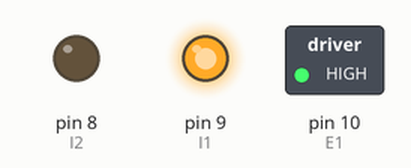
Simulated run of this sketch. Board: Arduino Uno, built with avr-gcc and run on an emulated ATmega328P. Parts: switched loads named in the sketch (green lamp = pin HIGH), output pins drawn as LEDs (lit = HIGH).

Above: at 2.0 s.
At 5.0 s:
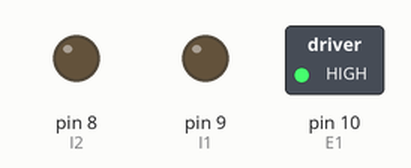
Timing chart, 0 to 6.9 s (numbered marks = the images above):
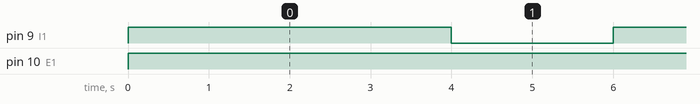

Measured:
- by itself, pin 9 (I1): alternates HIGH for 4.0 s and LOW for 2.0 s
- by itself, pin 10 (E1): LOW → HIGH at 0.00 s

The sketch:

motor.ino
```cpp
#define E1 10  // Enable Pin for motor 1


#define I1 9  // Control pin 1 for motor 1
#define I2 8  // Control pin 2 for motor 1


void setup() {

    pinMode(E1, OUTPUT);


    pinMode(I1, OUTPUT);
    pinMode(I2, OUTPUT);

}

void loop() {

    analogWrite(E1, 255); // Run in half speed

    digitalWrite(I1, HIGH);
    digitalWrite(I2, LOW);
    delay(4000);
    digitalWrite(I1, LOW);
    digitalWrite(I2, LOW);
    delay(2000);


}
```
